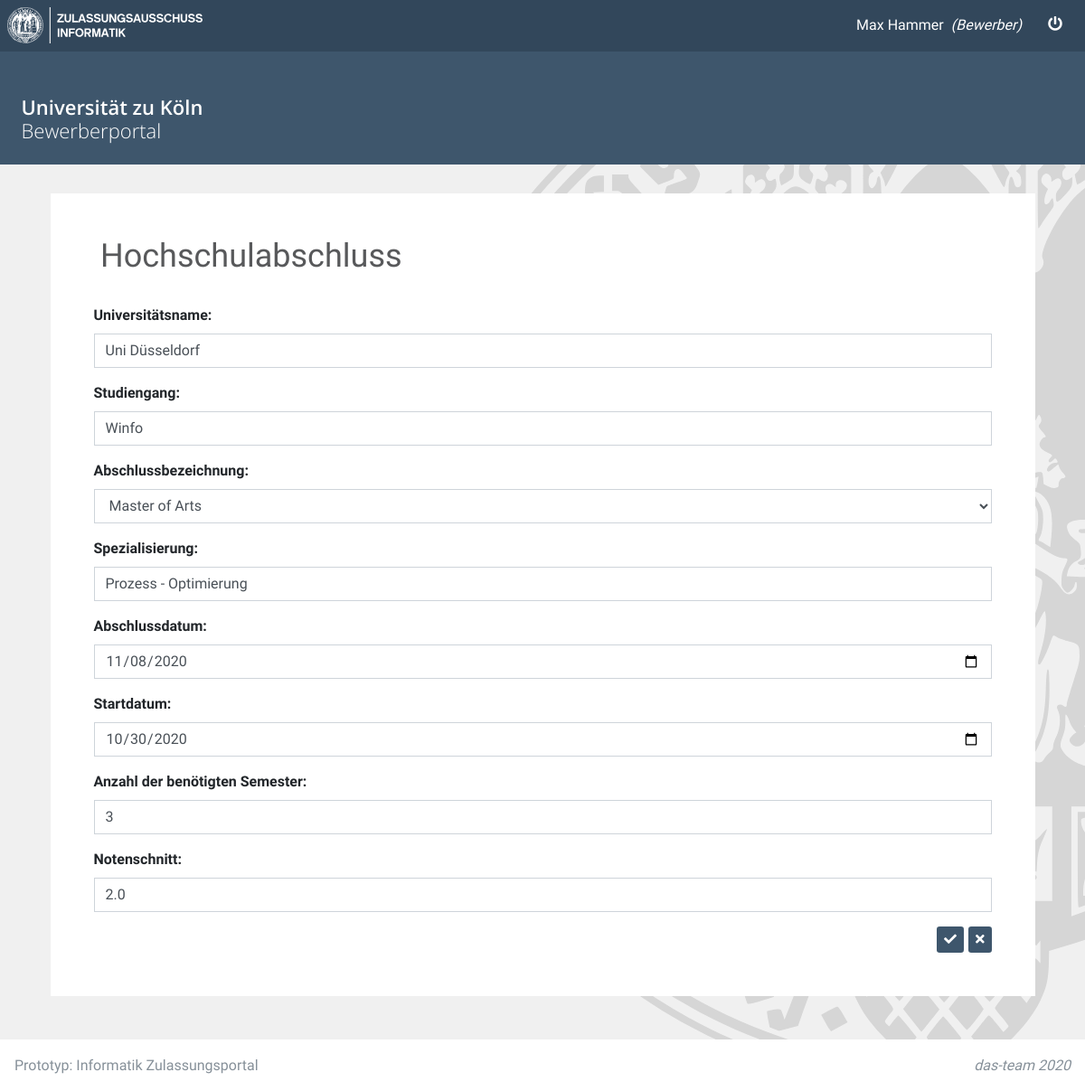
/updateuniversitydegree/3/ (signed in), run on an earlier commit of the app's database.
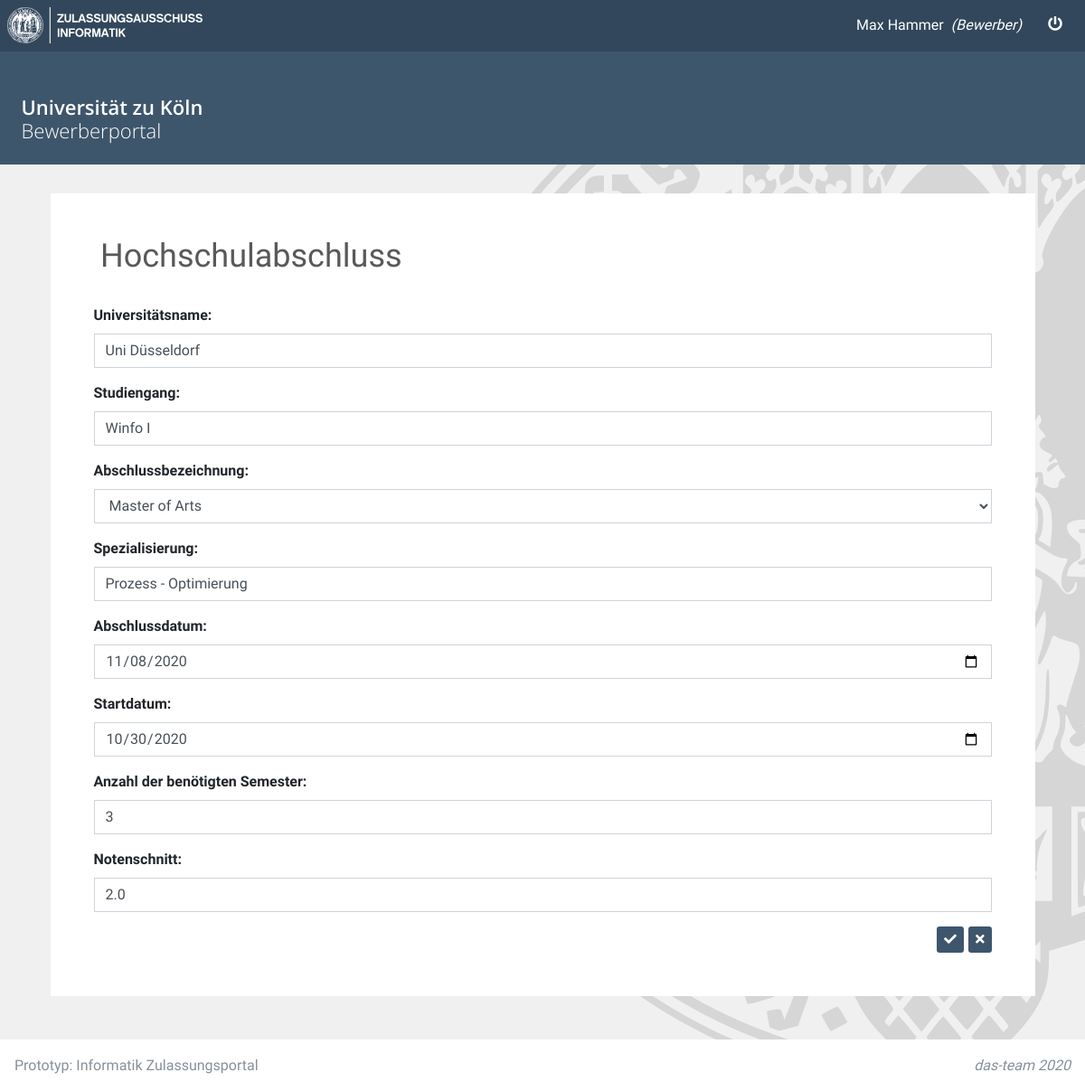
And on a later commit of the database.
### admissionspace/models.py (models this page shows, shortened)
class UniversityDegree(models.Model):
    candidate = models.ForeignKey(User, on_delete=models.CASCADE)
    university_name = models.CharField(max_length=128)
    name_of_degree = models.CharField(max_length=128)
    DEGREE_CHOICES = (
        ('msc', 'Master of Science'),
        ('ma', 'Master of Arts'),
        ('bsc', 'Bachelor of Science'),
        ('ba', 'Bachelor of Arts'),
    )
    type_of_degree = models.CharField(max_length=3, choices=DEGREE_CHOICES)
    specialisation = models.CharField(max_length=128)
    graduation_date = models.DateField()
    starting_date = models.DateField()
    no_of_semesters = models.IntegerField()
    avg_score = models.DecimalField(max_digits=2, decimal_places=1)

### admissionspace/views/bewerber.py (the view)
# urls.py: path('updateuniversitydegree/<slug:pk>/', bewerber_views.UniversityDegreeUpdateView.as_view(),
@method_decorator([login_required, bewerber_required], name='dispatch')
class UniversityDegreeUpdateView(UpdateView):
    model = UniversityDegree
    template_name = 'admissionspace/applications/university_degreee.html'
    form_class = UniversityDegreeForm
    success_url = reverse_lazy('applicant_index')

### templates/admissionspace/applications/university_degreee.html (shortened to what this page needs)
{% extends 'base.html' %}
{% load static %}
{% block content_header %} Bewerberportal {% endblock content_header %}
{% block main_content %}
    <form method="post">
    <div class="row">
        <div class="col-12">
            <div class="card custom-card">
                <div class="col-12">
                        <h4 class="ilias-header">
                            Hochschulabschluss
                        </h4>
                    </div>
                <div class="card-body p-0 custom-body-padding">
                   <form method="post">
        {{ form.as_p }}
        <button type="button"
                onclick="javascript:location.href='{% url 'applicant_index' %}'"
                      class="btn btn-sm btn-primary custom-btn-primary float-right"
                     >
                            <i class="fas fa-times"></i>
                        </button>
                        <button
                                type="submit"
                                 style="margin-right: 5px;"
                        class="btn btn-sm btn-primary custom-btn-primary float-right"
                        ><i class="fas fa-check"></i>
                        </button>
                       </form>
                </div>
            </div>
        </div>
    </div>
     </form>
{% endblock %}

What changed in the data, as far as the page shows it:
changed UniversityDegree "Uni Düsseldorf": name_of_degree "Winfo" → "Winfo I"
